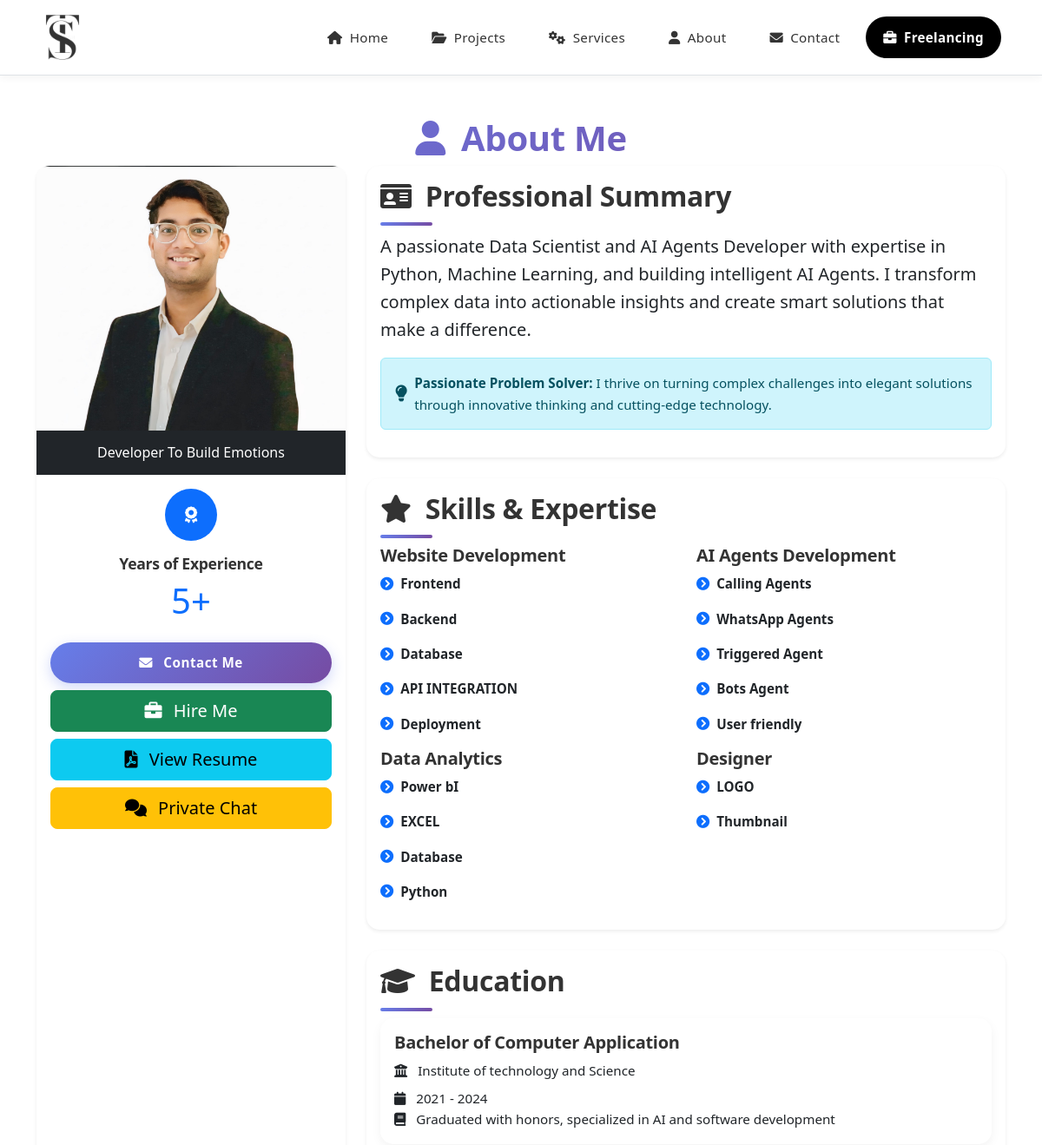
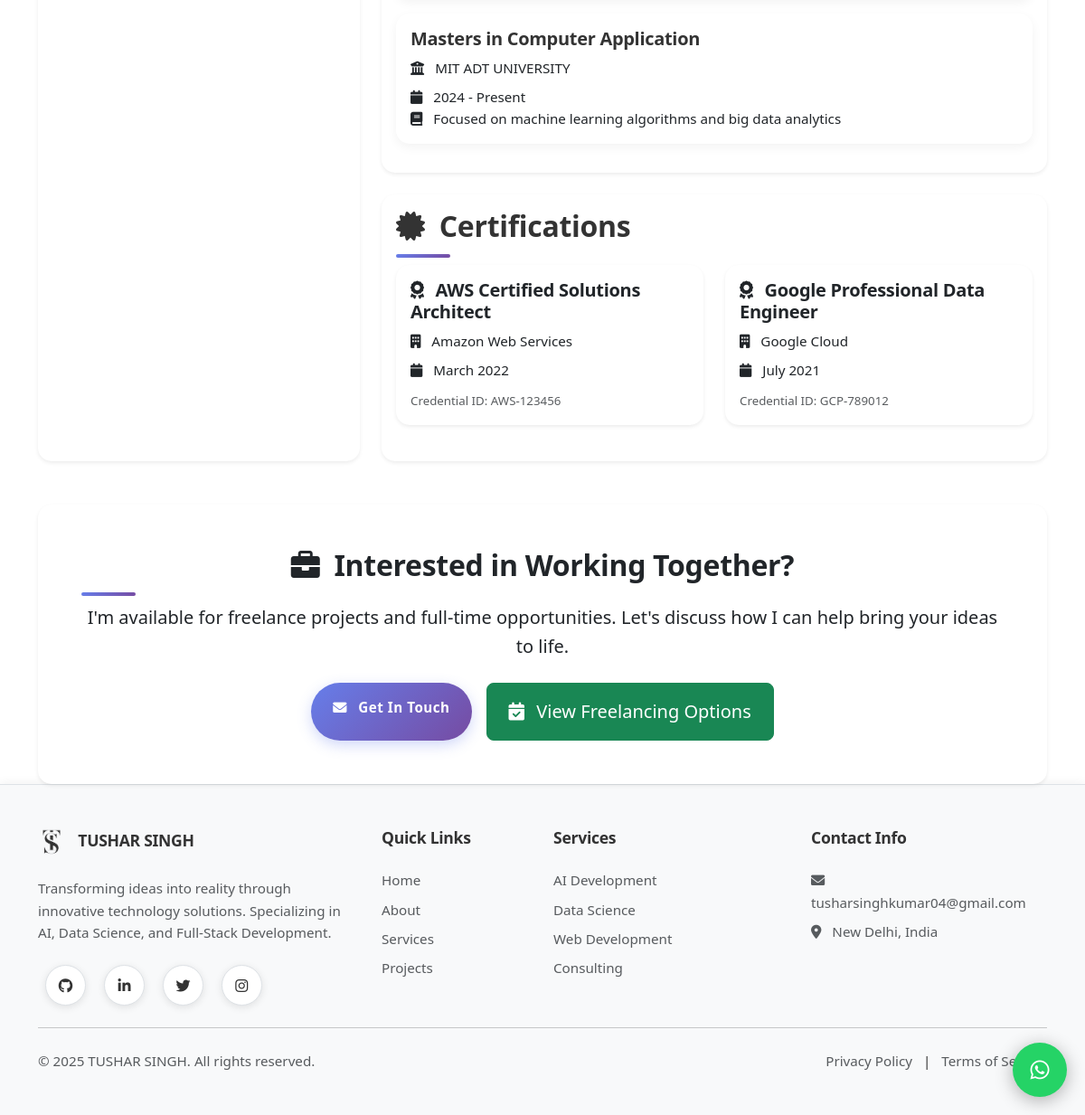
The page /about/ on the database its author committed (2 pictures, top to bottom).
### about/models.py (models this page shows, shortened)
class Profile(models.Model):
    name = models.CharField(max_length=100)
    title = models.CharField(max_length=200)
    bio = models.TextField()
    profile_image_url = models.URLField(blank=True)
    email = models.EmailField()
    phone = models.CharField(max_length=20, blank=True)
    location = models.CharField(max_length=100, blank=True)
    created_at = models.DateTimeField(default=timezone.now)
    updated_at = models.DateTimeField(auto_now=True)
    class Meta:
        verbose_name = "Profile"
        verbose_name_plural = "Profiles"

class SkillCategory(models.Model):
    name = models.CharField(max_length=100)
    order = models.IntegerField()
    class Meta:
        verbose_name = "Skill Category"
        verbose_name_plural = "Skill Categories"
        ordering = ['order']

class Skill(models.Model):
    category = models.ForeignKey(SkillCategory, on_delete=models.CASCADE, related_name='skills')
    name = models.CharField(max_length=100)
    proficiency_level = models.IntegerField(help_text="Proficiency level from 1-100")
    order = models.IntegerField()
    class Meta:
        verbose_name = "Skill"
        verbose_name_plural = "Skills"
        ordering = ['order']

class Education(models.Model):
    profile = models.ForeignKey(Profile, on_delete=models.CASCADE, related_name='education')
    degree = models.CharField(max_length=200)
    institution = models.CharField(max_length=200)
    specialization = models.CharField(max_length=200, blank=True)
    start_date = models.DateField()
    end_date = models.DateField(blank=True, null=True)
    is_current = models.BooleanField()
    description = models.TextField(blank=True)
    order = models.IntegerField()
    class Meta:
        verbose_name = "Education"
        verbose_name_plural = "Education"
        ordering = ['order']

class Certification(models.Model):
    profile = models.ForeignKey(Profile, on_delete=models.CASCADE, related_name='certifications')
    name = models.CharField(max_length=200)
    issuing_organization = models.CharField(max_length=200)
    issue_date = models.DateField()
    expiration_date = models.DateField(blank=True, null=True)
    credential_id = models.CharField(max_length=100, blank=True)
    credential_url = models.URLField(blank=True)
    order = models.IntegerField()
    class Meta:
        verbose_name = "Certification"
        verbose_name_plural = "Certifications"
        ordering = ['order']

### about/views.py (the view, shortened to what this page needs)
# urls.py: path('', views.index, name='about'),
def index(request):
    profile = Profile.objects.first()
    skill_categories = SkillCategory.objects.all()
    categories_with_skills = []
    for category in skill_categories:
        category_dict = {
            'id': category.id,
            'name': category.name,
            'order': category.order,
            'skills': Skill.objects.filter(category=category)
        }
        categories_with_skills.append(category_dict)
    education = Education.objects.filter(profile=profile)
    certifications = Certification.objects.filter(profile=profile)
    context = {
        'profile': profile,
        'skill_categories': categories_with_skills,
        'education': education,
        'certifications': certifications,
    }
    return render(request, 'about/index.html', context)

### templates/about/index.html (shortened to what this page needs)
{% extends 'base.html' %} {% load static %} {% block content %}
<div class="container mt-5">
  <div class="row">
    <div class="col-12">
      <div class="section-title">
        <h1 class="text-center"><i class="fas fa-user me-2"></i> About Me</h1>
      </div>
    </div>
  </div>
  <div class="row">
    <div class="col-md-4 mb-4 mb-md-0">
      <div class="card border-0 shadow-sm h-100">
        <div class="profile-image-container position-relative">
          <img
            src="{% static 'Profile pictures/Me.jpg' %}"
            class="profile-image card-img-top"
            alt="Profile Photo"
          />
          <div class="position-absolute bottom-0 start-0 w-100">
            <div class="bg-dark p-3">
              <h6 class="card-title text-center text-white mb-0">
                {{ profile.title }}
              </h6>
            </div>
          </div>
        </div>
        <div class="card-body">
          <div class="text-center mb-4">
            <div class="rounded-circle bg-primary text-white d-flex align-items-center justify-content-center mx-auto mb-3" style="width: 60px; height: 60px;">
            </div>
            <h5 class="mb-2">Years of Experience</h5>
            <p class="mb-0 display-6 text-primary">5+</p>
          </div>
          <div class="d-grid gap-2 mt-3">
            <a href="{% url 'contact' %}" class="btn btn-primary btn-lg">
              <i class="fas fa-envelope me-2"></i> Contact Me
            </a>
            <a href="{% url 'freelancing' %}" class="btn btn-success btn-lg">
              <i class="fas fa-briefcase me-2"></i> Hire Me
            </a>
            <a
              href="{% static 'uploads/Document/Tushar Singh.pdf' %}"
              class="btn btn-info btn-lg"
              target="_blank"
            >
              <i class="fas fa-file-pdf me-2"></i> View Resume
            </a>
            <a
              href="https://topmate.io/tusharsinghoffical"
              class="btn btn-warning btn-lg"
              target="_blank"
            >
              <i class="fas fa-comments me-2"></i> Private Chat
            </a>
          </div>
        </div>
      </div>
    </div>
    <div class="col-md-8">
      <div class="card border-0 shadow-sm mb-4">
        <div class="card-body">
          <h2><i class="fas fa-id-card me-2"></i> Professional Summary</h2>
          <p class="lead">
            {{ profile.bio }}
          </p>
          <div class="alert alert-info d-flex align-items-center" role="alert">
            <div>
              <strong>Passionate Problem Solver:</strong> I thrive on turning complex challenges into elegant solutions
              through innovative thinking and cutting-edge technology.
            </div>
          </div>
        </div>
      </div>
      <div class="card border-0 shadow-sm mb-4">
        <div class="card-body">
          <h2><i class="fas fa-star me-2"></i> Skills & Expertise</h2>
          <div class="row">
            {% for category in skill_categories %}
            <div class="col-md-6">
              <h4>{{ category.name }}</h4>
              <ul class="list-unstyled">
                {% for skill in category.skills %}
                <li class="mb-3">
                  <div class="d-flex align-items-center">
                    <i class="fas fa-chevron-circle-right text-primary me-2"></i>
                    <div>
                      <strong>{{ skill.name }}</strong>
                    </div>
                  </div>
                </li>
                {% endfor %}
              </ul>
            </div>
            {% endfor %}
          </div>
        </div>
      </div>
      <div class="card border-0 shadow-sm mb-4">
        <div class="card-body">
          <h2><i class="fas fa-graduation-cap me-2"></i> Education</h2>
          {% for edu in education %}
          <div class="card border-0 mb-3">
            <div class="card-body">
              <h4>{{ edu.degree }}</h4>
              <p class="mb-2">
                <i class="fas fa-university me-2"></i> {{ edu.institution }}
              </p>
              <p class="mb-0">
                <i class="fas fa-calendar me-2"></i> {{ edu.start_date|date:"Y" }} - {% if edu.is_current %}Present{% else %}{{ edu.end_date|date:"Y" }}{% endif %}
              </p>
              <p class="mb-0">
                <i class="fas fa-book me-2"></i> {{ edu.description }}
              </p>
            </div>
          </div>
          {% endfor %}
        </div>
      </div>
      <div class="card border-0 shadow-sm">
        <div class="card-body">
          <h2><i class="fas fa-certificate me-2"></i> Certifications</h2>
          <div class="row">
            {% for cert in certifications %}
            <div class="col-md-6 mb-4">
              <div class="card h-100 border-0 shadow-sm">
                <div class="card-body">
                  <h4 class="card-title">
                    <i class="fas fa-award me-2"></i> {{ cert.name }}
                  </h4>
                  <p class="mb-2">
                    <i class="fas fa-building me-2"></i> {{ cert.issuing_organization }}
                  </p>
                  <p class="mb-0">
                    <i class="fas fa-calendar me-2"></i> {{ cert.issue_date|date:"F Y" }}
                  </p>
                  {% if cert.credential_id %}
                  <p class="mb-0 mt-2">
                    <small class="text-muted">Credential ID: {{ cert.credential_id }}</small>
                  </p>
                  {% endif %}
                </div>
              </div>
            </div>
            {% endfor %}
          </div>
        </div>
      </div>
    </div>
  </div>
  <div class="row mt-5">
    <div class="col-12">
      <div class="card border-0 shadow-sm">
        <div class="card-body text-center p-5">
          <h2 class="card-title">
            <i class="fas fa-briefcase me-2"></i> Interested in Working
            Together?
          </h2>
          <p class="card-text lead mb-4">
            I'm available for freelance projects and full-time opportunities.
            Let's discuss how I can help bring your ideas to life.
          </p>
          <div class="d-flex flex-wrap justify-content-center gap-3">
            <a
              href="{% url 'contact' %}"
              class="btn btn-primary btn-lg px-4 py-3"
            >
              <i class="fas fa-envelope me-2"></i> Get In Touch
            </a>
            <a
              href="{% url 'freelancing' %}"
              class="btn btn-success btn-lg px-4 py-3"
            >
              <i class="fas fa-calendar-check me-2"></i> View Freelancing
              Options
            </a>
          </div>
        </div>
      </div>
    </div>
  </div>
</div>
{% endblock %}

### rows shown on the page
Profile: title "Developer To Build Emotions", bio "A passionate Data Scientist and AI Agents Developer with expertise in Python, Machine Learning, and building intelligent AI Agents. I transform complex data into actionable insights and create smart solutions that make a difference."
SkillCategory: name "Website Development"
Skill: name "Frontend"
Skill: name "Backend"
Skill: name "Database"
Skill: name "API INTEGRATION"
Skill: name "Deployment"
SkillCategory: name "AI Agents Development"
Skill: name "Calling Agents"
Skill: name "WhatsApp Agents"
Skill: name "Triggered Agent"
Skill: name "Bots Agent"
Skill: name "User friendly"
SkillCategory: name "Data Analytics"
Skill: name "Power bI"
Skill: name "EXCEL"
Skill: name "Database"
Skill: name "Python"
SkillCategory: name "Designer"
Skill: name "LOGO"
Skill: name "Thumbnail"
Education: degree "Bachelor of Computer Application", institution "Institute of technology and Science", start_date "2021", end_date "2024", description "Graduated with honors, specialized in AI and software development"
Education: degree "Masters in Computer Application", institution "MIT ADT UNIVERSITY", start_date "2024", is_current "Present", description "Focused on machine learning algorithms and big data analytics"
Certification: name "AWS Certified Solutions Architect", issuing_organization "Amazon Web Services", issue_date "March 2022", credential_id "AWS-123456"
Certification: name "Google Professional Data Engineer", issuing_organization "Google Cloud", issue_date "July 2021", credential_id "GCP-789012"
